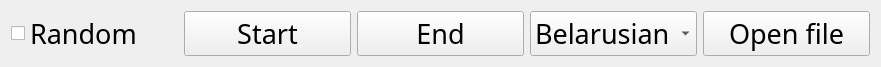
   <widget class="QWidget" name="layoutWidget_2">
    <property name="geometry">
     <rect>
      <x>10</x>
      <y>10</y>
      <width>881</width>
      <height>47</height>
     </rect>
    </property>
    <layout class="QHBoxLayout" name="horizontalLayout_menu">
     <item>
      <widget class="QCheckBox" name="checkBox">
       <property name="font">
        <font>
         <family>Syamala Ramana</family>
         <pointsize>20</pointsize>
         <bold>false</bold>
        </font>
       </property>
       <property name="text">
        <string>Random</string>
       </property>
      </widget>
     </item>
     <item>
      <widget class="QPushButton" name="start">
       <property name="enabled">
        <bool>true</bool>
       </property>
       <property name="font">
        <font>
         <family>Syamala Ramana</family>
         <pointsize>20</pointsize>
         <bold>false</bold>
        </font>
       </property>
       <property name="text">
        <string>Start</string>
       </property>
      </widget>
     </item>
     <item>
      <widget class="QPushButton" name="end">
       <property name="font">
        <font>
         <family>Syamala Ramana</family>
         <pointsize>20</pointsize>
         <bold>false</bold>
        </font>
       </property>
       <property name="text">
        <string>End</string>
       </property>
      </widget>
     </item>
     <item>
      <widget class="QComboBox" name="comboBox">
       <property name="font">
        <font>
         <family>Syamala Ramana</family>
         <pointsize>20</pointsize>
         <bold>false</bold>
        </font>
       </property>
       <item>
        <property name="text">
         <string>Belarusian</string>
        </property>
       </item>
       <item>
        <property name="text">
         <string>German</string>
        </property>
       </item>
       <item>
        <property name="text">
         <string>French</string>
        </property>
       </item>
       <item>
        <property name="text">
         <string>English</string>
        </property>
       </item>
       <item>
        <property name="text">
         <string>Сhinesse</string>
        </property>
       </item>
       <item>
        <property name="text">
         <string>Arabic</string>
        </property>
       </item>
       <item>
        <property name="text">
         <string>Hebrew</string>
        </property>
       </item>
      </widget>
     </item>
     <item>
      <widget class="QPushButton" name="openFile">
       <property name="font">
        <font>
         <family>Syamala Ramana</family>
         <pointsize>20</pointsize>
         <bold>false</bold>
        </font>
       </property>
       <property name="styleSheet">
        <string notr="true"/>
       </property>
       <property name="text">
        <string>Open file</string>
       </property>
      </widget>
     </item>
    </layout>
   </widget>
